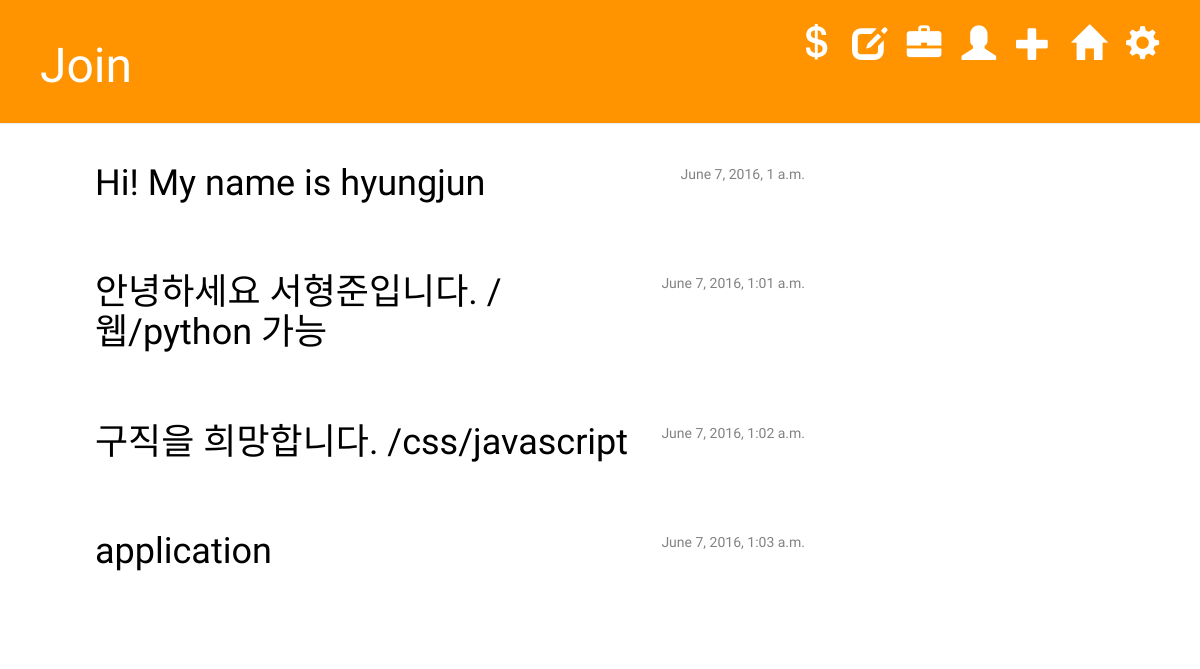
The page /lookforjob/ on the database its author committed.
### programmer/models.py (models this page shows, shortened)
class Lookforjob(models.Model):
    author = models.ForeignKey('auth.User')
    title = models.CharField(max_length=200)
    text = models.TextField()
    create_date = models.DateTimeField(default=timezone.now)
    published_date = models.DateTimeField(blank=True, null=True)
    email = models.EmailField(blank=True, null=True, max_length=300)

### programmer/views.py (the view)
# urls.py: url(r'^lookforjob/$', views.lookforjob_list, name='lookforjob_list'),
def lookforjob_list(request):
    lookforjobs = Lookforjob.objects.filter(published_date__lte=timezone.now()).order_by('published_date')
    return render(request, 'programmer/lookforjob_list.html',{'lookforjobs':lookforjobs})

### templates/programmer/lookforjob_list.html (shortened to what this page needs)
<!DOCTYPE html>
{% extends 'programmer/base.html' %}
{% load staticfiles %}
        {% block content %}
            {% for lookforjob in lookforjobs %}
                <div class = "content">
                    <div class = "applicant">
                        <div class = "date">
                            <p>{{ lookforjob.published_date }}</p>
                        </div>
                        <h1><a href="{% url 'lookforjob_detail' pk=lookforjob.pk %}">{{ lookforjob.title }}</a> </h1>
                    </div>
                </div>
            {% endfor %}
        {% endblock content %}

### programmer/static/css/programmer.css (style rules this page uses)
.content { margin-left: 40px; font-family: 'Ubuntu', sans-serif; }
h1, h2, h3, h4 { font-family: 'Ubuntu', cursive; }
.date { float: right; color: #828282; font-family: 'Ubuntu', sans-serif; }
.applicant { margin-bottom: 70px; }
.applicant h1 a, .applicant h1 a:visited { color: #000000; }

### rows shown on the page
Lookforjob: published_date "June 7, 2016, 1 a.m.", title "Hi! My name is hyungjun"
Lookforjob: published_date "June 7, 2016, 1:01 a.m.", title "안녕하세요 서형준입니다. / 웹/python 가능"
Lookforjob: published_date "June 7, 2016, 1:02 a.m.", title "구직을 희망합니다. /css/javascript"
Lookforjob: published_date "June 7, 2016, 1:03 a.m.", title "application"
